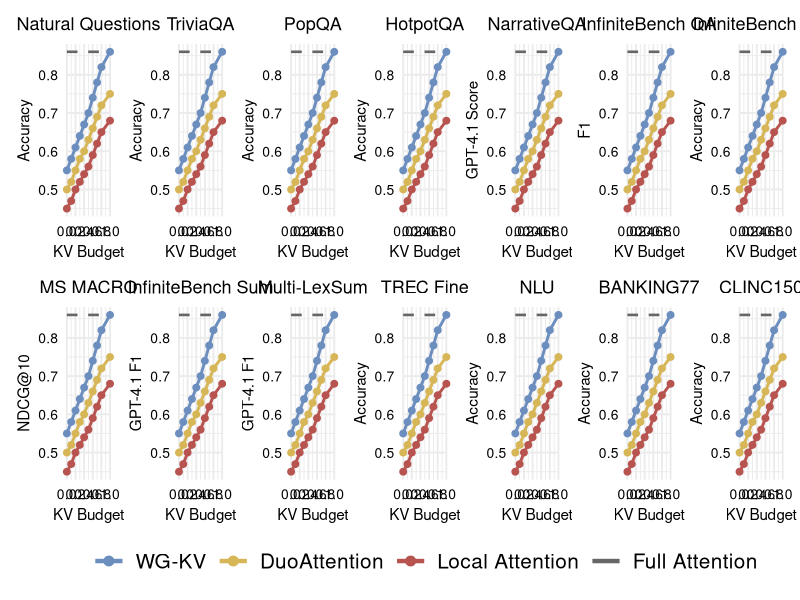

This chart was generated by the following R code:
library(tidyverse)
library(patchwork)

data <- read_csv("data/benchmark.csv") %>%
  mutate(
    method = fct_inorder(method)
  )

panel_info <- data %>%
  distinct(panel_title, y_label)

fig_list <- map(seq_len(nrow(panel_info)), \(idx) {
  panel_label <- panel_info$panel_title[[idx]]
  axis_label <- panel_info$y_label[[idx]]

  panel_data <- data %>%
    filter(panel_title == panel_label, y_label == axis_label)

  full_attention_score <- panel_data %>%
    filter(method == "WG-KV", kv_size == 1) %>%
    pull(score) %>%
    first()

  panel_data %>%
    ggplot(aes(x = kv_size, y = score, colour = method)) +
      geom_hline(
        aes(yintercept = full_attention_score, colour = "Full Attention"),
        linetype = "dashed",
        linewidth = 0.9
      ) +
      geom_line(linewidth = 1) +
      geom_point(size = 2) +
      scale_colour_manual(
        values = c(
          "WG-KV" = "#6C8EBF",
          "DuoAttention" = "#D6B656",
          "Local Attention" = "#B85450",
          "Full Attention" = "#666666"
        )
      ) +
      scale_x_continuous(
        limits = c(0, 1),
        breaks = seq(0, 1, by = 0.2),
        expand = c(0, 0)
      ) +
      guides(colour = guide_legend(
        override.aes = list(linetype = "solid", linewidth = 1.5, size = 3),
        keywidth = 1.7
      )) +
      labs(
        x = "KV Budget",
        y = axis_label,
        title = panel_label
      ) +
      coord_cartesian(clip = "off") +
      theme_minimal(base_size = 14) +
      theme(
        plot.title = element_text(size = 13, hjust = 0.5),
        legend.title = element_blank(),
        legend.text = element_text(size = 15),
        axis.text.x = element_text(size = 10, colour = "black"),
        axis.text.y = element_text(size = 10, colour = "black"),
        axis.title.x = element_text(size = 11),
        axis.title.y = element_text(size = 11),
      )
})

fig <- wrap_plots(fig_list, ncol = 7, guides = "collect") &
  theme(legend.position = "bottom")

ggsave("benchmark.pdf", fig, width = 14.0, height = 4.5, units = "in")
